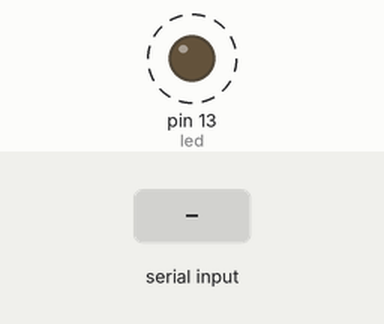
The sketch below on a simulated Arduino Uno, built with avr-gcc and run on an emulated ATmega328P. Parts: output pins drawn as LEDs (lit = HIGH). Dashed ring = blinking. The inputs (shaded band) are chosen by the test bench. What the sketch prints to the serial monitor is not drawn.

Above: at 0.91 s.
1.3 s: "A" received over Serial
4.3 s: "D" received over Serial
7.3 s: "1" received over Serial
Timing chart, 0 to 16.3 s (numbered marks = the images above; inputs shaded):
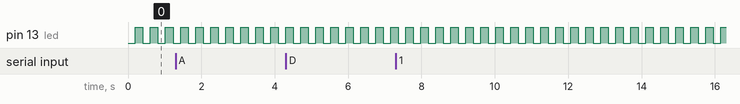

Measured:
- by itself, pin 13 (led): alternates HIGH for 0.20 s and LOW for 0.20 s

The sketch:

SerialCommands.ino
```cpp
// Pin 13 has an LED connected on most Arduino boards.
// give it a name:
int led = 13;

int count =0;
bool ledHigh=true;

char buffer[100];
byte pos=0;

void setup()
{
  pinMode(led, OUTPUT);
  // initialize serial communication at 9600 bits per second:
  Serial.begin(9600);
}


// the loop routine runs over and over again forever:
void loop() {

  /*
  // read the input on analog pin 0:
  int sensorValue = analogRead(A0);
  double volt=sensorValue*0.0495; //ca 50/1023
  // print out the value you read:
  Serial.print(sensorValue);
  Serial.print(" : ");
  Serial.println(volt);
  */
  byte in = Serial.read();
  if (in<255)
  {

//    Serial.print("got: ");
 //   Serial.print(in);
    char c=in;
    Serial.print(c);
    buffer[pos]=c;
    pos=pos+1;
    if (pos>1)
    {
      pos=0;
      DoCommand();

    }
  }

  count = count +1;
  if (count>200)
  {
    count=0;
    if (ledHigh)
    {
      digitalWrite(led, HIGH);   // turn the LED on (HIGH is the voltage level)
    }
    else
    {
      digitalWrite(led, LOW);    // turn the LED off by making the voltage LOW
    }
    ledHigh = !ledHigh;
  }
    delay(1);        // delay in between reads for stability
}

void DoCommand()
{
      Serial.println();
      Serial.print("buffer:");
      Serial.print(buffer[0]);
      Serial.print(buffer[1]);

      switch (buffer[0])
      {
        case 'A':
          Serial.print(" => Analog Read: ");
          AnalogRead();
          break;
        case 'D':
          Serial.print(" => Digital Out:");
          break;
        default:
          Serial.print(" => noch nicht implementiert:");
      }
      Serial.println();
}

void AnalogRead()
{
    int sensorValue = analogRead(A0);
  double volt=sensorValue*0.0495; //ca 50/1023
  // print out the value you read:
  Serial.print(sensorValue);
  Serial.print(" : ");
  Serial.print(volt);
}
```
